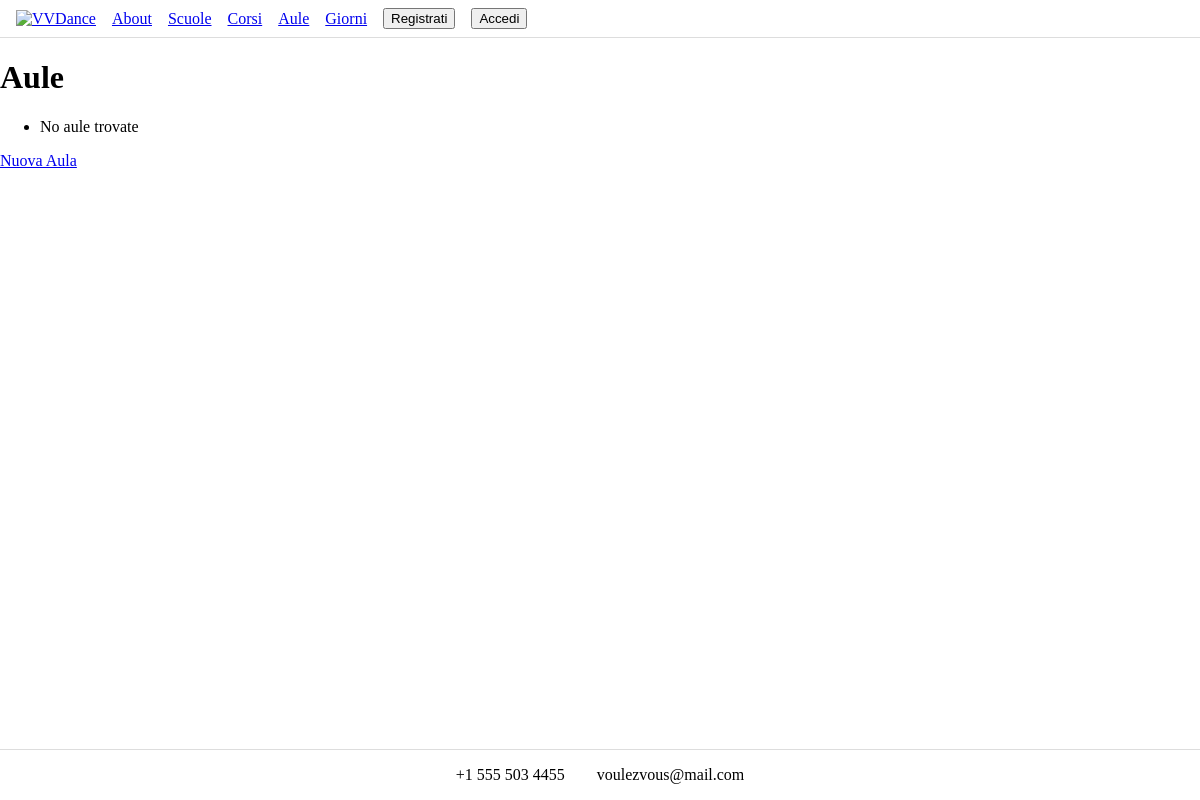
/aule/, run on an earlier commit of the app's database.
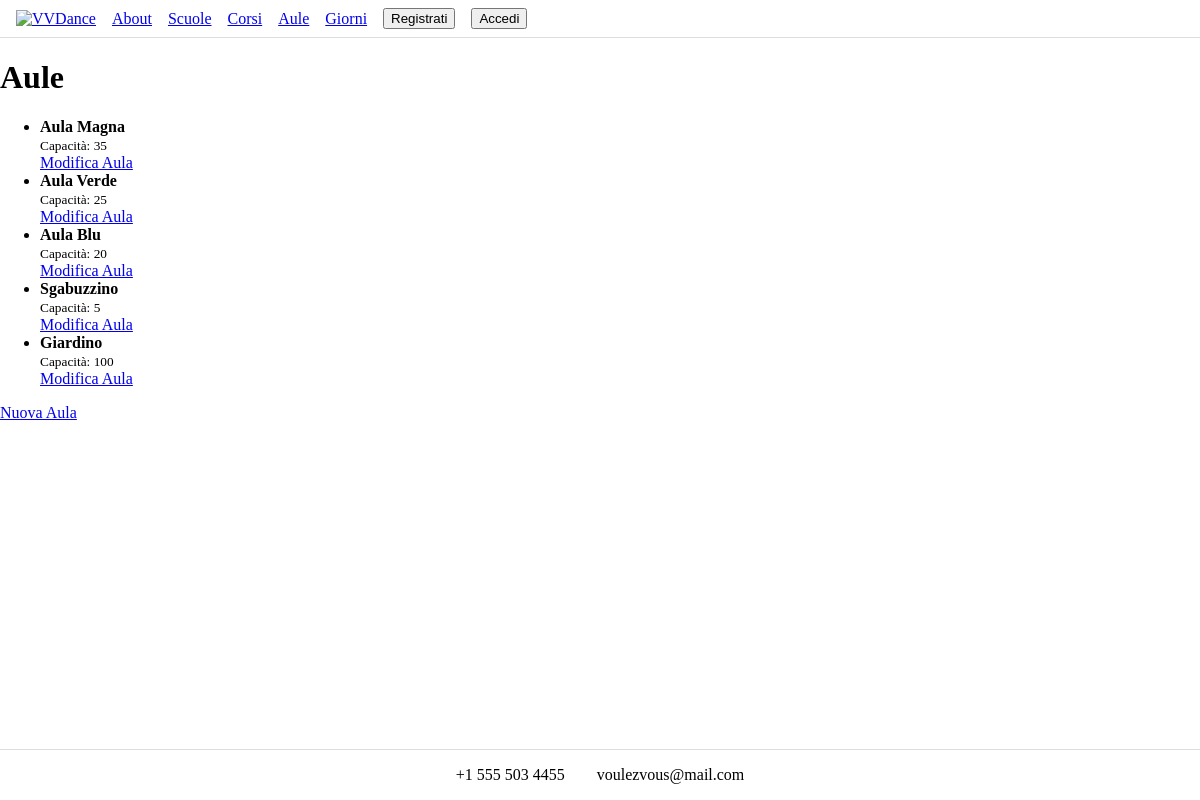
And on a later commit of the database.
### school/models.py (models this page shows, shortened)
class Classroom(models.Model):
    name=models.CharField(max_length=64)
    capacity=models.CharField(max_length=32)

### dance_school/views.py (the view)
# urls.py: path('aule/', view=views.lista_aule, name='aule'),
def lista_aule(request):
    aule = Classroom.objects.all()
    return render(request, "aule.html", {"aule": aule})

### templates/aule.html (shortened to what this page needs)
{% extends "base.html" %}
{% load static %}
{% block content %}
<div>
    <h1>Aule</h1>
    <ul>
        {% for aula in aule %}
        <li>
            <div>
                <strong>{{ aula.name }}</strong>
                <br><small>Capacità: {{ aula.capacity }}</small>
            </div>
            <div>
                <a href="{% url 'modifica-aula' aula.pk %}">Modifica Aula</a>
            </div>
        </li>
        {% empty %}
        <li>No aule trovate</li>
        {% endfor %}
    </ul>
    <a href="{% url 'nuova-aula' %}">Nuova Aula</a>
</div>
{% endblock %}

What changed in the data, as far as the page shows it:
added Classroom: name "Aula Magna", capacity "35"
added Classroom: name "Aula Verde", capacity "25"
added Classroom: name "Aula Blu", capacity "20"
added Classroom: name "Sgabuzzino", capacity "5"
added Classroom: name "Giardino", capacity "100"
Also different on the page:
text no longer shown: "No aule trovate"
